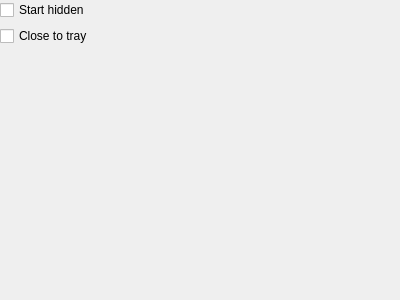
<?xml version="1.0" encoding="UTF-8"?>
<ui version="4.0">
 <class>ApplicationOptionsPage</class>
 <widget class="QWidget" name="ApplicationOptionsPage">
  <property name="geometry">
   <rect>
    <x>0</x>
    <y>0</y>
    <width>400</width>
    <height>300</height>
   </rect>
  </property>
  <property name="windowTitle">
   <string>Application</string>
  </property>
  <layout class="QVBoxLayout" name="verticalLayout">
   <property name="leftMargin">
    <number>0</number>
   </property>
   <property name="topMargin">
    <number>0</number>
   </property>
   <property name="rightMargin">
    <number>0</number>
   </property>
   <property name="bottomMargin">
    <number>0</number>
   </property>
   <item>
    <widget class="QCheckBox" name="startHiddenCheck">
     <property name="text">
      <string>Start hidden</string>
     </property>
    </widget>
   </item>
   <item>
    <widget class="QCheckBox" name="closeToTrayCheck">
     <property name="text">
      <string>Close to tray</string>
     </property>
    </widget>
   </item>
   <item>
    <spacer name="verticalSpacer">
     <property name="orientation">
      <enum>Qt::Vertical</enum>
     </property>
     <property name="sizeHint" stdset="0">
      <size>
       <width>20</width>
       <height>241</height>
      </size>
     </property>
    </spacer>
   </item>
  </layout>
 </widget>
 <resources/>
 <connections/>
</ui>
